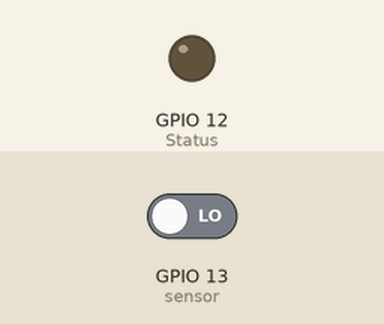
Simulated run of this sketch. Board: ESP8266 (NodeMCU). On the bench: output pins drawn as LEDs (lit = HIGH). Inputs (shaded band) come from the test bench; at power-on: GPIO 13 (sensor) LOW. WiFi joins after 1.5 s; servers stay silent unless stated; what the sketch prints to the serial monitor is not drawn.

Above: at 2.7 s.
2.8 s: GPIO 13 (sensor) driven HIGH
At 5.4 s:
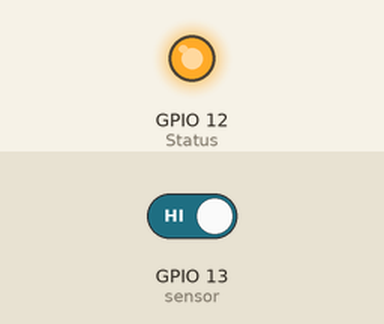
6.4 s: GPIO 13 (sensor) driven LOW
At 8.3 s:
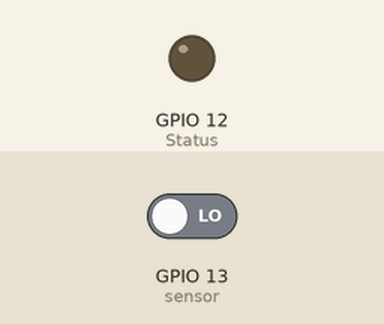
Timing chart, 0 to 9.8 s (numbered marks = the images above; inputs shaded):
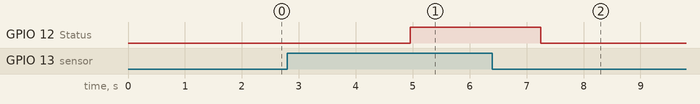

The sketch:

PIR_Firebase.ino
```cpp
/*
 code written by Mohammed Shahbaaz Shareef, explanations/tutorial can be found on my medium blog
*/
// required libraries
#include <ESP8266WiFi.h>
#include <SoftwareSerial.h>
#include <FirebaseArduino.h>
#include <ArduinoJson.h>
#include <ESP8266HTTPClient.h>
// required libraries
// Set these to run example.
#define FIREBASE_HOST "test-1741a.firebaseio.com" //please remove http and / from firebase url
#define FIREBASE_AUTH "GpW1hx87op8YrVbHCe37OFveQuI1QE0VucW0ZWOK" // paste secret key here
#define WIFI_SSID "ssid here "
#define WIFI_PASSWORD "wifi password here"


String myString; // sending integer data as string ,sensor data can also be send as integer
String motion = "detected";   // string which stores state - motion/no motion
String nomotion="nomotion";
int sdata = 0; // PIR sensor  value will be stored in sdata.
int Status = 12;  // Digital pin D6
int sensor = 13;  // Digital pin D7

void setup() {
Serial.begin(9600);
  pinMode(sensor, INPUT);   // declare sensor as input
  pinMode(Status, OUTPUT);  // declare LED as output
  int val = 0;
WiFi.begin(WIFI_SSID, WIFI_PASSWORD);
  Serial.print("connecting");
  while (WiFi.status() != WL_CONNECTED)
      {
    Serial.print(".");
    delay(500);
      }
  Serial.println();
  Serial.print("connected: ");
  Serial.println(WiFi.localIP());

  Firebase.begin(FIREBASE_HOST, FIREBASE_AUTH);

}
void loop() {
sdata = digitalRead(sensor);
myString = String(sdata);
Serial.println(myString);//printing string to verify whether sensor is working or not
Firebase.setString("Variable/Value",myString);//A string will be sent to real time database under variable /value (user need not create this in advance)
delay(1000);
    long state = digitalRead(sensor);
    if(state == HIGH) {

      digitalWrite (Status, HIGH);
      Serial.println("Motion detected!");
      Serial.println(state);
      Firebase.setString("state/alert",motion);//A string will be sent to real time database under state- alert -ex -  motion , no motion
      delay(1000);
    }
    else {
      digitalWrite (Status, LOW);
      Serial.println("Motion absent!");
       Firebase.setString("state/alert",nomotion);
      delay(1000);
      }
}
```

Measured:
- after the input at 2.8 s, GPIO 12 (Status): LOW → HIGH after 2.2 s
- after the input at 6.4 s, GPIO 12 (Status): HIGH → LOW after 0.85 s
